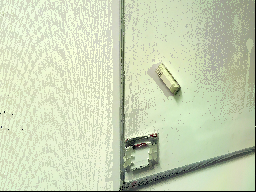
#> input picture experiments/exp_anatomy/assets/eth_rgb.png, 256 x 192 px, found by its file name
$ python fig_overview.py assets/eth_rgb.png out.png
#> lines starting #> are read from the running program, lines starting #| are printed output that depends on the picture
"""Teaser / graphical abstract for the capability-anatomy paper.

A wide banner (spans both CVPR columns): rendered RGB inputs + point-cloud graph
-> shared latent -> conditioning sweep (the rows) -> frozen probe battery (the
columns) -> the double-dissociation result. Real renders are read from an assets
dir; result numbers are the ETH3D bulk matrix (hardcoded, traceable to the tally).

Usage: python -m experiments.exp_anatomy.fig_overview [assets_dir] [out.pdf]
  Defaults: assets_dir = <here>/assets (committed rendered frames),
            out.pdf    = spatial_reasoning/paper/figures/fig0_overview.pdf.
"""
import sys
from pathlib import Path
import numpy as np
import matplotlib
matplotlib.use("Agg")
import matplotlib.pyplot as plt
import matplotlib.image as mpimg
from matplotlib.patches import FancyBboxPatch, FancyArrowPatch, Circle

# Okabe-Ito palette (matches the other paper figures)
C_CONTRAST = "#D55E00"
C_JEPA = "#0072B2"
C_FUSE = "#009E73"
C_GREY = "#999999"
C_BOX = "#2b2b2b"
C_LAT = "#444444"

plt.rcParams.update({
    "font.size": 7.2, "font.family": "sans-serif",
    "axes.linewidth": 0.6, "pdf.fonttype": 42,
})


def rbox(ax, x, y, w, h, fc="white", ec=C_BOX, lw=0.9, r=0.02, z=2):
    ax.add_patch(FancyBboxPatch((x, y), w, h, boxstyle=f"round,pad=0,rounding_size={r}",
                                fc=fc, ec=ec, lw=lw, zorder=z, mutation_aspect=0.5))


def arrow(ax, x0, y0, x1, y1, color=C_LAT, lw=1.3, z=3):
    ax.add_patch(FancyArrowPatch((x0, y0), (x1, y1), arrowstyle="-|>",
                                 mutation_scale=9, color=color, lw=lw, zorder=z,
                                 shrinkA=0, shrinkB=0))


def graph_glyph(ax, cx, cy, s=1.0):
    """Small stylized point-cloud graph: nodes + edges."""
    rng = np.random.RandomState(3)
    pts = rng.rand(15, 2) - 0.5
    pts[:, 0] *= 7 * s
    pts[:, 1] *= 7 * s
    pts += [cx, cy]
    # a few edges (nearest-ish)
    for i in range(len(pts)):
        d = np.hypot(*(pts - pts[i]).T)
        for j in np.argsort(d)[1:3]:
            ax.plot([pts[i, 0], pts[j, 0]], [pts[i, 1], pts[j, 1]],
                    color=C_JEPA, lw=0.5, alpha=0.55, zorder=2)
    ax.scatter(pts[:, 0], pts[:, 1], s=11, c=C_JEPA, zorder=3,
               edgecolors="white", linewidths=0.4)


def rgb_inset(fig, ax, img_path, x, y, w, h, label):
    """Place a rendered frame at data-coords (x,y,w,h) on the 0..100 axes."""
    tx = ax.transData
    # convert data rect to figure fraction
    (fx0, fy0) = fig.transFigure.inverted().transform(tx.transform((x, y)))
    (fx1, fy1) = fig.transFigure.inverted().transform(tx.transform((x + w, y + h)))
    iax = fig.add_axes([fx0, fy0, fx1 - fx0, fy1 - fy0], zorder=4)
    iax.imshow(mpimg.imread(img_path))
    iax.set_xticks([]); iax.set_yticks([])
    for s in iax.spines.values():
        s.set_edgecolor(C_BOX); s.set_linewidth(0.8)
    iax.set_xlabel(label, fontsize=6.3, labelpad=1.5)


def main(assets, out):
#> called with assets = 'assets/eth_rgb.png', out = 'out.png'
    fig = plt.figure(figsize=(7.0, 2.35))
    ax = fig.add_axes([0, 0, 1, 1]); ax.set_xlim(0, 100); ax.set_ylim(0, 100); ax.axis("off")

    # ---- section captions ----
    for xc, t in [(11, "rendered inputs"), (31.5, "one embedding space"),
                  (52, "vary the objective"), (72, "frozen probes"),
                  (89.5, "capability")]:
        ax.text(xc, 97, t, ha="center", va="top", fontsize=7.4, weight="bold", color=C_BOX)

    # ---- (1) rendered inputs: two real RGB frames + a point-cloud graph glyph ----
    rgb_inset(fig, ax, f"{assets}/eth_rgb.png", 2.5, 62, 8.2, 21, "ETH3D")
    rgb_inset(fig, ax, f"{assets}/scn_rgb.png", 11.3, 62, 8.2, 21, "ScanNet")
#> call 2 of rgb_inset, with img_path = 'assets/eth_rgb.png/scn_rgb.png', x = 11.3, y = 62, w = 8.2, h = 21, label = 'ScanNet'
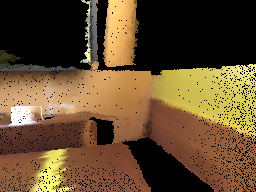
#> input picture experiments/exp_anatomy/assets/scn_rgb.png, 256 x 192 px, found by its file name
    rbox(ax, 2.5, 22, 17, 27, fc="#f5f9fd", ec="#cfe0ef", lw=0.8, r=0.03, z=1)
    graph_glyph(ax, 11, 36.5, s=2.1)
    ax.text(11, 18.5, "point-cloud graph", ha="center", fontsize=6.2,
            color=C_JEPA, weight="bold")

    # ---- (2) shared latent ----
    arrow(ax, 20, 52, 27, 52)
    rbox(ax, 27, 40, 12, 26, fc="#f3f3f3")
    ax.text(33, 58, "shared", ha="center", fontsize=7.0, weight="bold")
    ax.text(33, 53, "128-d", ha="center", fontsize=7.0, weight="bold")
    ax.text(33, 47.5, "latent", ha="center", fontsize=7.0, weight="bold")
    ax.text(33, 43, "RGBenc+GNN", ha="center", fontsize=5.6, color=C_LAT)

    # ---- (3) conditioning sweep (rows) ----
    arrow(ax, 39.5, 52, 44, 52)
    chips = [("scratch", C_GREY), ("recon", C_GREY), ("sym-align", C_GREY),
             ("rgb-only", C_GREY), ("contrastive", C_CONTRAST),
             ("jepa", C_JEPA), ("fuse(λ)", C_FUSE)]
    y0 = 82
    for i, (name, col) in enumerate(chips):
        yy = y0 - i * 9.6
        rbox(ax, 44.5, yy - 3.4, 15, 6.6, fc=col if col != C_GREY else "#eeeeee",
             ec=col, lw=1.0, r=0.03)
        ax.text(52, yy, name, ha="center", va="center", fontsize=6.3,
                color="white" if col != C_GREY else C_BOX,
                weight="bold" if col != C_GREY else "normal")

    # ---- (4) probe battery (columns) ----
    for i in range(7):
        yy = y0 - i * 9.6
        arrow(ax, 59.8, yy, 64.5, 50, color="#cccccc", lw=0.5, z=1)
    probes = ["place-rec", "depth", "rollout", "nav-dist", "rel-pose"]
    py0 = 74
    for i, p in enumerate(probes):
        yy = py0 - i * 11
        rbox(ax, 65, yy - 3.8, 15.5, 7.4, fc="white", ec=C_BOX, lw=0.8, r=0.03)
        ax.text(72.7, yy, p, ha="center", va="center", fontsize=6.6)

    # ---- (5) result: double dissociation ----
    arrow(ax, 81, 50, 85, 50)
    # mini scatter inside a framed region
    rx, ry, rw, rh = 84.5, 18, 14.5, 64
    rbox(ax, rx, ry, rw, rh, fc="white", ec=C_BOX, lw=0.8, r=0.02)
    # data: (placerec bulk, 1-step rollout from the horizon sweep) ETH3D
    pts = {"contrastive": (0.852, 0.159, C_CONTRAST), "jepa": (0.523, 0.341, C_JEPA),
           "fuse": (0.765, 0.313, C_FUSE), "recon": (0.748, 0.260, C_GREY),
           "scratch": (0.212, 0.248, C_GREY)}
    def X(v): return rx + 2.4 + (v - 0.15) / (0.95 - 0.15) * (rw - 4.4)
    def Y(v): return ry + 6 + (v - 0.10) / (0.40 - 0.10) * (rh - 12)
    for name, (px, py, col) in pts.items():
        big = name in ("contrastive", "jepa")
        ax.scatter([X(px)], [Y(py)], s=42 if big else 16, c=col, zorder=6,
                   edgecolors="white", linewidths=0.5)
    ax.annotate("", xy=(X(0.523), Y(0.341)), xytext=(X(0.852), Y(0.159)),
                arrowprops=dict(arrowstyle="<->", color=C_BOX, lw=0.9,
                                connectionstyle="arc3,rad=-0.25"), zorder=5)
    ax.text(X(0.80), Y(0.159) - 3.2, "contrastive", ha="center", fontsize=5.8,
            color=C_CONTRAST, weight="bold")
    ax.text(X(0.50), Y(0.341) + 3.0, "jepa", ha="center", fontsize=5.8,
            color=C_JEPA, weight="bold")
    ax.text(rx + rw / 2, ry + rh - 3.2, "1-step predictive ↑", ha="center",
            fontsize=5.6, color=C_LAT)
    ax.text(rx + rw / 2, ry + 2.6, "discriminative →", ha="center",
            fontsize=5.6, color=C_LAT)

    fig.savefig(out, dpi=300, bbox_inches="tight", pad_inches=0.02)
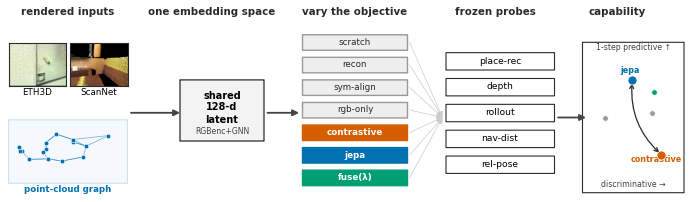
#> figure drawn by matplotlib, 3 panels
    print("wrote", out)


if __name__ == "__main__":
    _here = Path(__file__).resolve().parent
    assets = sys.argv[1] if len(sys.argv) > 1 else str(_here / "assets")
    out = sys.argv[2] if len(sys.argv) > 2 else str(
        _here.parents[2] / "paper" / "figures" / "fig0_overview.pdf")
    main(assets, out)
